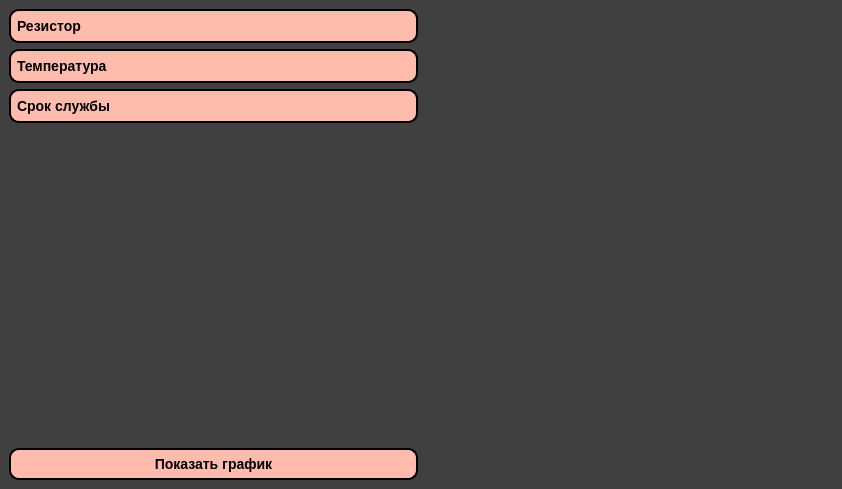
<?xml version="1.0" encoding="UTF-8"?>
<ui version="4.0">
 <class>MainWindow</class>
 <widget class="QMainWindow" name="MainWindow">
  <property name="geometry">
   <rect>
    <x>0</x>
    <y>0</y>
    <width>842</width>
    <height>489</height>
   </rect>
  </property>
  <property name="windowTitle">
   <string>MainWindow</string>
  </property>
  <property name="styleSheet">
   <string notr="true">QMainWindow {background-color:     #404040}

QComboBox {
	background-color: rgb(255, 188, 173);
	border-style: outset;
	border-width: 2px;
	border-radius: 10px;
	border-color: black;
	font: bold 14px;
	min-width: 10em;
	padding: 6px;
}

QComboBox::down-arrow {
    image: url(Resources/DropDownArrow.png);
    width: 14px;
    height: 14px;
}

QComboBox::drop-down {
	border: 0px;
}

QComboBox QAbstractItemView {
    border: 2px;
	border-style: outset;
    selection-background-color:  rgb(255, 188, 173);
	selection-border-radius: 10px;
	selection-border-width: 2px;
	border-width: 2px;
	border-radius: 10px;
	background-color: rgb(255,240,245);
}

QCustomPlot {
	backgorund-color: rgb(255,255,255);
}
</string>
  </property>
  <widget class="QWidget" name="centralwidget">
   <layout class="QHBoxLayout" name="horizontalLayout">
    <item>
     <layout class="QHBoxLayout" name="horizontalLayout_2">
      <item>
       <layout class="QGridLayout" name="gridLayout">
        <item row="1" column="0">
         <widget class="QComboBox" name="object_params">
          <property name="font">
           <font>
            <pointsize>-1</pointsize>
            <weight>75</weight>
            <italic>false</italic>
            <bold>true</bold>
           </font>
          </property>
          <property name="styleSheet">
           <string notr="true">QComboBox {
	background-color: rgb(255, 188, 173);
	border-style: outset;
	border-width: 2px;
	border-radius: 10px;
	border-color: black;
	font: bold 14px;
	min-width: 10em;
	padding: 6px;
}



QComboBox::down-arrow {
    image: url(Resources/DropDownArrow.png);
    width: 14px;
    height: 14px;
}

QComboBox::drop-down {
	border: 0px;
}

QComboBox QAbstractItemView {
    border: 2px;
	border-style: outset;
    selection-background-color: #ffc0bd;
	selection-border-radius: 10px;
	selection-border-width: 2px;
	border-width: 2px;
	border-radius: 10px;
	background-color: rgb(255,240,245);


}


</string>
          </property>
          <item>
           <property name="text">
            <string>Температура</string>
           </property>
          </item>
          <item>
           <property name="text">
            <string>Электрическая нагрузка</string>
           </property>
          </item>
          <item>
           <property name="text">
            <string>Номинальное сопротивление</string>
           </property>
          </item>
         </widget>
        </item>
        <item row="2" column="0">
         <widget class="QComboBox" name="test_reasons">
          <property name="font">
           <font>
            <pointsize>-1</pointsize>
            <weight>75</weight>
            <italic>false</italic>
            <bold>true</bold>
           </font>
          </property>
          <property name="styleSheet">
           <string notr="true">QComboBox {
	background-color: rgb(255, 188, 173);
	border-style: outset;
	border-width: 2px;
	border-radius: 10px;
	border-color: black;
	font: bold 14px;
	min-width: 10em;
	padding: 6px;
}



QComboBox::down-arrow {
    image: url(Resources/DropDownArrow.png);
    width: 14px;
    height: 14px;
}

QComboBox::drop-down {
	border: 0px;
}

QComboBox QAbstractItemView {
    border: 2px;
	border-style: outset;
    selection-background-color: #ffc0bd;
	selection-border-radius: 10px;
	selection-border-width: 2px;
	border-width: 2px;
	border-radius: 10px;
	background-color: rgb(255,240,245);


}


</string>
          </property>
          <item>
           <property name="text">
            <string>Срок службы</string>
           </property>
          </item>
          <item>
           <property name="text">
            <string>Интенсивность отказов</string>
           </property>
          </item>
         </widget>
        </item>
        <item row="0" column="0">
         <widget class="QComboBox" name="test_object">
          <property name="font">
           <font>
            <pointsize>-1</pointsize>
            <weight>75</weight>
            <italic>false</italic>
            <bold>true</bold>
           </font>
          </property>
          <property name="styleSheet">
           <string notr="true">QComboBox {
	background-color: rgb(255, 188, 173);
	border-style: outset;
	border-width: 2px;
	border-radius: 10px;
	border-color: black;
	font: bold 14px;
	min-width: 10em;
	padding: 6px;
}

QComboBox::down-arrow {
    image: url(Resources/DropDownArrow.png);
    width: 14px;
    height: 14px;
}

QComboBox::drop-down {
	border: 0px;
}

QComboBox QAbstractItemView {
    border: 2px;
	border-style: outset;
    selection-background-color:  rgb(255, 188, 173);
	selection-border-radius: 10px;
	selection-border-width: 2px;
	border-width: 2px;
	border-radius: 10px;
	background-color: rgb(255,240,245);


}


</string>
          </property>
          <item>
           <property name="text">
            <string>Резистор</string>
           </property>
          </item>
          <item>
           <property name="text">
            <string>Транзистор</string>
           </property>
          </item>
          <item>
           <property name="text">
            <string>Конденсатор</string>
           </property>
          </item>
         </widget>
        </item>
        <item row="3" column="0">
         <spacer name="verticalSpacer">
          <property name="orientation">
           <enum>Qt::Vertical</enum>
          </property>
          <property name="sizeHint" stdset="0">
           <size>
            <width>20</width>
            <height>40</height>
           </size>
          </property>
         </spacer>
        </item>
        <item row="4" column="0">
         <widget class="QPushButton" name="show_graph">
          <property name="font">
           <font>
            <pointsize>-1</pointsize>
            <weight>75</weight>
            <italic>false</italic>
            <bold>true</bold>
           </font>
          </property>
          <property name="styleSheet">
           <string notr="true">	background-color: rgb(255, 188, 173);
	border-style: outset;
	border-width: 2px;
	border-radius: 10px;
	border-color: black;
	font: bold 14px;
	min-width: 10em;
	padding: 6px;</string>
          </property>
          <property name="text">
           <string>Показать график</string>
          </property>
         </widget>
        </item>
       </layout>
      </item>
     </layout>
    </item>
    <item>
     <widget class="PlotWidget" name="graphWidget" native="true"/>
    </item>
   </layout>
  </widget>
  <widget class="QMenuBar" name="menubar">
   <property name="geometry">
    <rect>
     <x>0</x>
     <y>0</y>
     <width>842</width>
     <height>21</height>
    </rect>
   </property>
  </widget>
 </widget>
 <customwidgets>
  <customwidget>
   <class>PlotWidget</class>
   <extends>QWidget</extends>
   <header>pyqtgraph</header>
   <container>1</container>
  </customwidget>
 </customwidgets>
 <resources/>
 <connections/>
</ui>
